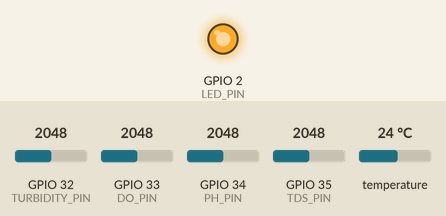
Recording of a sketch running on a simulated ESP32. On the bench: output pins drawn as LEDs (lit = HIGH). The inputs (shaded band) are chosen by the test bench; at power-on: GPIO 32 (TURBIDITY_PIN) = 2048, GPIO 33 (DO_PIN) = 2048, GPIO 34 (PH_PIN) = 2048, GPIO 35 (TDS_PIN) = 2048, temperature 24 °C. WiFi joins after 1.5 s; servers stay silent unless stated; uploads are accepted with an empty reply; what the sketch prints to the serial monitor is not drawn.

Above: at 2.1 s.
At 61.55 s:
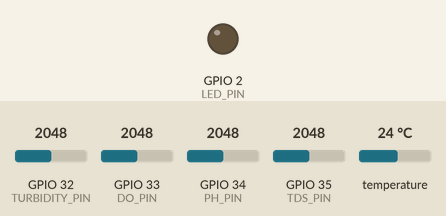
Timing chart, 0 to 123.3 s (numbered marks = the images above):
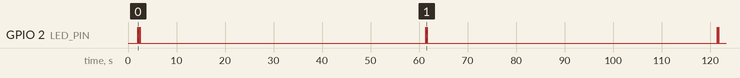

The sketch:

hydrosense_esp32.ino
```cpp
/*
 * HydroSense IoT - ESP32 Water Quality Monitor
 * Arduino IDE Code for ESP32
 *
 * Sensors:
 * - DS18B20: Temperature
 * - pH Sensor: Analog pH probe
 * - TDS Sensor: Total Dissolved Solids
 * - Turbidity Sensor: Water clarity
 * - DO Sensor: Dissolved Oxygen
 */

#include <WiFi.h>
#include <HTTPClient.h>
#include <ArduinoJson.h>
#include <OneWire.h>
#include <DallasTemperature.h>

// ============== CONFIGURATION ==============
// WiFi Configuration
const char* WIFI_SSID = "YOUR_WIFI_SSID";
const char* WIFI_PASSWORD = "YOUR_WIFI_PASSWORD";

// Server Configuration
const char* SERVER_URL = "https://a232649fe523.ngrok-free.app/api/v1/sensor/data";
const char* API_KEY = "hydrosense-esp32-secret-key";  // Must match application.properties

// Device Configuration
const char* DEVICE_ID = "ESP32_HYDRO_001";
const double LATITUDE = 19.0760;   // Your location
const double LONGITUDE = 72.8777;  // Your location

// Reading interval (milliseconds)
const unsigned long READING_INTERVAL = 60000;  // 60 seconds

// ============== SENSOR PINS ==============
#define TEMP_PIN 4       // DS18B20 OneWire data pin
#define PH_PIN 34        // pH sensor analog pin
#define TDS_PIN 35       // TDS sensor analog pin
#define TURBIDITY_PIN 32 // Turbidity sensor analog pin
#define DO_PIN 33        // Dissolved oxygen analog pin
#define LED_PIN 2        // Built-in LED

// ============== CALIBRATION VALUES ==============
// pH Calibration
#define PH_OFFSET 0.0
#define PH_NEUTRAL_VOLTAGE 1.5  // Voltage at pH 7

// TDS Calibration
#define TDS_FACTOR 0.5
#define VREF 3.3

// Turbidity Calibration
#define TURBIDITY_CLEAR_VOLTAGE 4.2
#define TURBIDITY_DIRTY_VOLTAGE 2.5

// DO Calibration
#define DO_FACTOR 0.02

// ============== SENSOR OBJECTS ==============
OneWire oneWire(TEMP_PIN);
DallasTemperature tempSensor(&oneWire);

// ============== VARIABLES ==============
unsigned long lastReadingTime = 0;
float currentTemperature = 25.0;

// ============== SETUP ==============
void setup() {
  Serial.begin(115200);
  Serial.println("\n========================================");
  Serial.println("  HydroSense IoT - Water Quality Monitor");
  Serial.println("========================================");

  // Initialize LED
  pinMode(LED_PIN, OUTPUT);
  digitalWrite(LED_PIN, LOW);

  // Initialize temperature sensor
  tempSensor.begin();

  // Connect to WiFi
  connectWiFi();

  // Check server health
  checkServerHealth();

  Serial.println("Setup complete. Starting sensor readings...\n");
}

// ============== MAIN LOOP ==============
void loop() {
  // Check WiFi connection
  if (WiFi.status() != WL_CONNECTED) {
    Serial.println("WiFi disconnected. Reconnecting...");
    connectWiFi();
  }

  // Read and send data at specified interval
  if (millis() - lastReadingTime >= READING_INTERVAL) {
    lastReadingTime = millis();

    // Collect sensor data
    JsonDocument sensorData;
    collectSensorData(sensorData);

    // Send to server
    sendData(sensorData);
  }

  delay(100);
}

// ============== WIFI CONNECTION ==============
void connectWiFi() {
  Serial.print("Connecting to WiFi: ");
  Serial.println(WIFI_SSID);

  WiFi.begin(WIFI_SSID, WIFI_PASSWORD);

  int attempts = 0;
  while (WiFi.status() != WL_CONNECTED && attempts < 30) {
    delay(1000);
    Serial.print(".");
    attempts++;
  }

  if (WiFi.status() == WL_CONNECTED) {
    Serial.println("\nWiFi Connected!");
    Serial.print("IP Address: ");
    Serial.println(WiFi.localIP());
    blinkLED(3, 100);  // Success blink
  } else {
    Serial.println("\nWiFi connection failed!");
    blinkLED(5, 500);  // Error blink
  }
}

// ============== SENSOR READING FUNCTIONS ==============
float readTemperature() {
  tempSensor.requestTemperatures();
  float temp = tempSensor.getTempCByIndex(0);

  if (temp == DEVICE_DISCONNECTED_C) {
    Serial.println("Temperature sensor error!");
    return 25.0;  // Default fallback
  }

  currentTemperature = temp;
  Serial.printf("Temperature: %.2f °C\n", temp);
  return temp;
}

float readPH() {
  // Average multiple readings
  long sum = 0;
  for (int i = 0; i < 10; i++) {
    sum += analogRead(PH_PIN);
    delay(10);
  }
  float avgReading = sum / 10.0;

  // Convert to voltage (ESP32 ADC is 12-bit: 0-4095)
  float voltage = (avgReading / 4095.0) * 3.3;

  // Convert voltage to pH
  // pH 7 is neutral, adjust based on your sensor's calibration
  float ph = 7.0 + ((PH_NEUTRAL_VOLTAGE - voltage) / 0.18) + PH_OFFSET;

  // Clamp to valid range
  ph = constrain(ph, 0.0, 14.0);

  Serial.printf("pH: %.2f (Voltage: %.3fV)\n", ph, voltage);
  return ph;
}

float readTDS() {
  // Average multiple readings
  long sum = 0;
  for (int i = 0; i < 10; i++) {
    sum += analogRead(TDS_PIN);
    delay(10);
  }
  float avgReading = sum / 10.0;

  // Convert to voltage
  float voltage = (avgReading / 4095.0) * VREF;

  // Temperature compensation
  float compensationCoeff = 1.0 + 0.02 * (currentTemperature - 25.0);
  float compensationVoltage = voltage / compensationCoeff;

  // Convert to TDS (ppm)
  float tds = (133.42 * pow(compensationVoltage, 3)
             - 255.86 * pow(compensationVoltage, 2)
             + 857.39 * compensationVoltage) * TDS_FACTOR;

  tds = max(0.0f, tds);

  Serial.printf("TDS: %.0f ppm (Voltage: %.3fV)\n", tds, voltage);
  return tds;
}

float readTurbidity() {
  // Average multiple readings
  long sum = 0;
  for (int i = 0; i < 10; i++) {
    sum += analogRead(TURBIDITY_PIN);
    delay(10);
  }
  float avgReading = sum / 10.0;

  // Convert to voltage
  float voltage = (avgReading / 4095.0) * 3.3;

  // Convert to NTU
  float ntu;
  if (voltage >= TURBIDITY_CLEAR_VOLTAGE) {
    ntu = 0.0;
  } else if (voltage <= TURBIDITY_DIRTY_VOLTAGE) {
    ntu = 3000.0;
  } else {
    ntu = ((TURBIDITY_CLEAR_VOLTAGE - voltage) /
           (TURBIDITY_CLEAR_VOLTAGE - TURBIDITY_DIRTY_VOLTAGE)) * 3000.0;
  }

  Serial.printf("Turbidity: %.2f NTU (Voltage: %.3fV)\n", ntu, voltage);
  return ntu;
}

float readDissolvedOxygen() {
  // Average multiple readings
  long sum = 0;
  for (int i = 0; i < 10; i++) {
    sum += analogRead(DO_PIN);
    delay(10);
  }
  float avgReading = sum / 10.0;

  // Convert to voltage
  float voltage = (avgReading / 4095.0) * 3.3;

  // Convert to mg/L (simplified calculation)
  // Saturation at 25°C is about 8.26 mg/L
  float doValue = voltage * DO_FACTOR * 100;
  doValue = constrain(doValue, 0.0f, 20.0f);

  Serial.printf("Dissolved Oxygen: %.2f mg/L (Voltage: %.3fV)\n", doValue, voltage);
  return doValue;
}

// ============== DATA COLLECTION ==============
void collectSensorData(JsonDocument& data) {
  Serial.println("\n--- Reading Sensors ---");

  data["temperature"] = readTemperature();
  data["ph"] = readPH();
  data["tds"] = readTDS();
  data["turbidity"] = readTurbidity();
  data["dissolvedOxygen"] = readDissolvedOxygen();
  data["latitude"] = LATITUDE;
  data["longitude"] = LONGITUDE;
  data["deviceId"] = DEVICE_ID;

  Serial.println("--- Sensor Reading Complete ---\n");
}

// ============== HTTP SEND ==============
void sendData(JsonDocument& data) {
  if (WiFi.status() != WL_CONNECTED) {
    Serial.println("WiFi not connected. Skipping send.");
    return;
  }

  HTTPClient http;
  http.begin(SERVER_URL);
  http.addHeader("Content-Type", "application/json");
  http.addHeader("X-API-Key", API_KEY);
  http.setTimeout(30000);

  // Serialize JSON
  String jsonString;
  serializeJson(data, jsonString);

  Serial.println("Sending data to server...");
  Serial.println(jsonString);

  int httpCode = http.POST(jsonString);

  if (httpCode > 0) {
    if (httpCode == HTTP_CODE_OK) {
      String response = http.getString();
      Serial.println("Success! Response:");
      Serial.println(response);
      blinkLED(2, 100);  // Success blink
    } else {
      Serial.printf("HTTP Error: %d\n", httpCode);
      String response = http.getString();
      Serial.println(response);
      blinkLED(4, 300);  // Error blink
    }
  } else {
    Serial.printf("Connection failed: %s\n", http.errorToString(httpCode).c_str());
    blinkLED(5, 500);  // Error blink
  }

  http.end();
}

// ============== SERVER HEALTH CHECK ==============
void checkServerHealth() {
  if (WiFi.status() != WL_CONNECTED) {
    return;
  }

  String healthUrl = String(SERVER_URL);
  healthUrl.replace("/data", "/health");

  HTTPClient http;
  http.begin(healthUrl);
  http.setTimeout(10000);

  int httpCode = http.GET();

  if (httpCode == HTTP_CODE_OK) {
    Serial.println("Server is reachable!");
    Serial.println(http.getString());
  } else {
    Serial.printf("Server health check failed: %d\n", httpCode);
  }

  http.end();
}

// ============== UTILITY FUNCTIONS ==============
void blinkLED(int times, int delayMs) {
  for (int i = 0; i < times; i++) {
    digitalWrite(LED_PIN, HIGH);
    delay(delayMs);
    digitalWrite(LED_PIN, LOW);
    delay(delayMs);
  }
}
```

Measured:
- by itself, GPIO 2 (LED_PIN): repeats every 59.2 s: HIGH 0.10 s, LOW 0.10 s, HIGH 0.10 s, LOW 58.9 s
